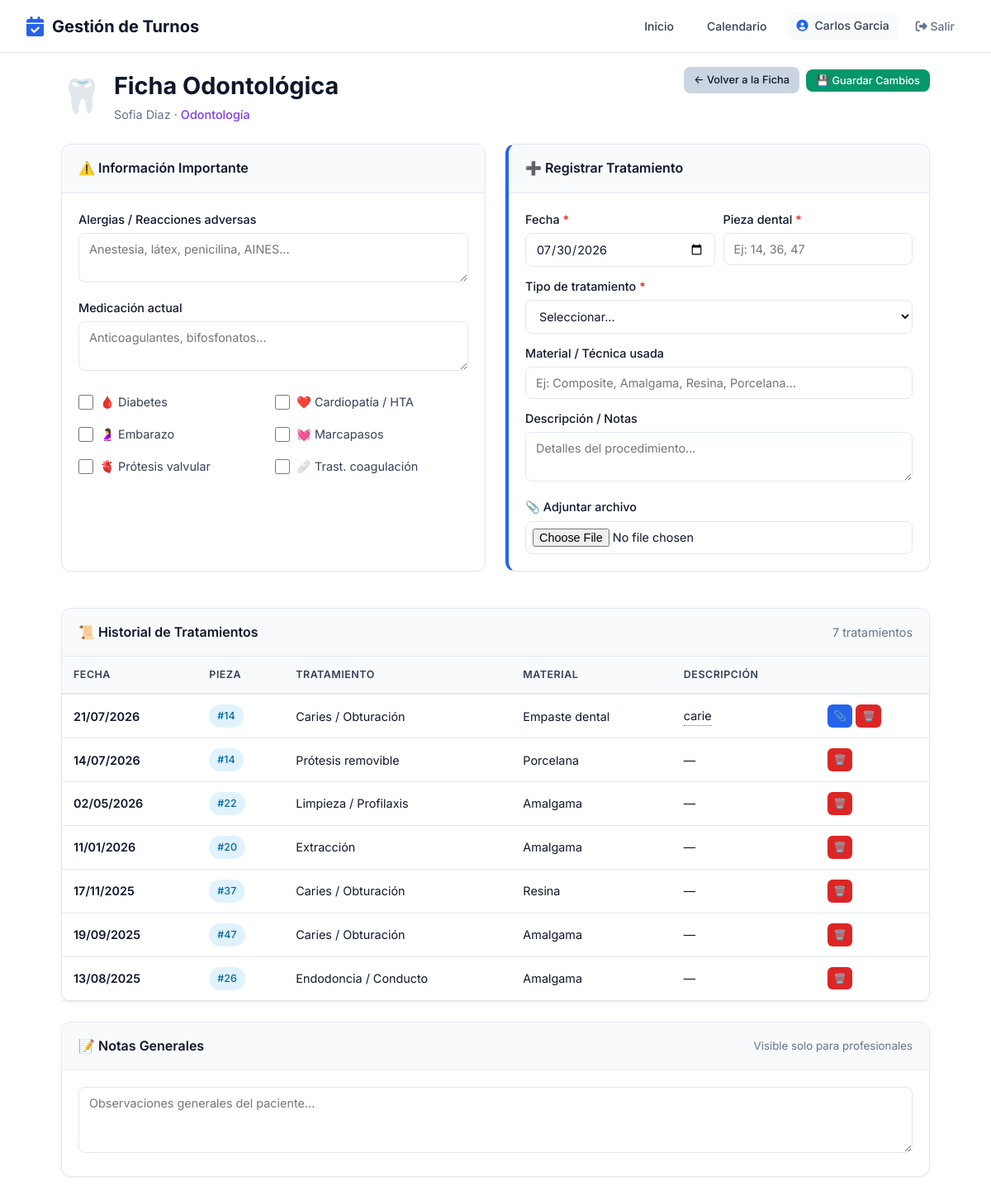
The page /pacientes/69/ficha-tecnica/ (signed in) on the database as committed earlier.
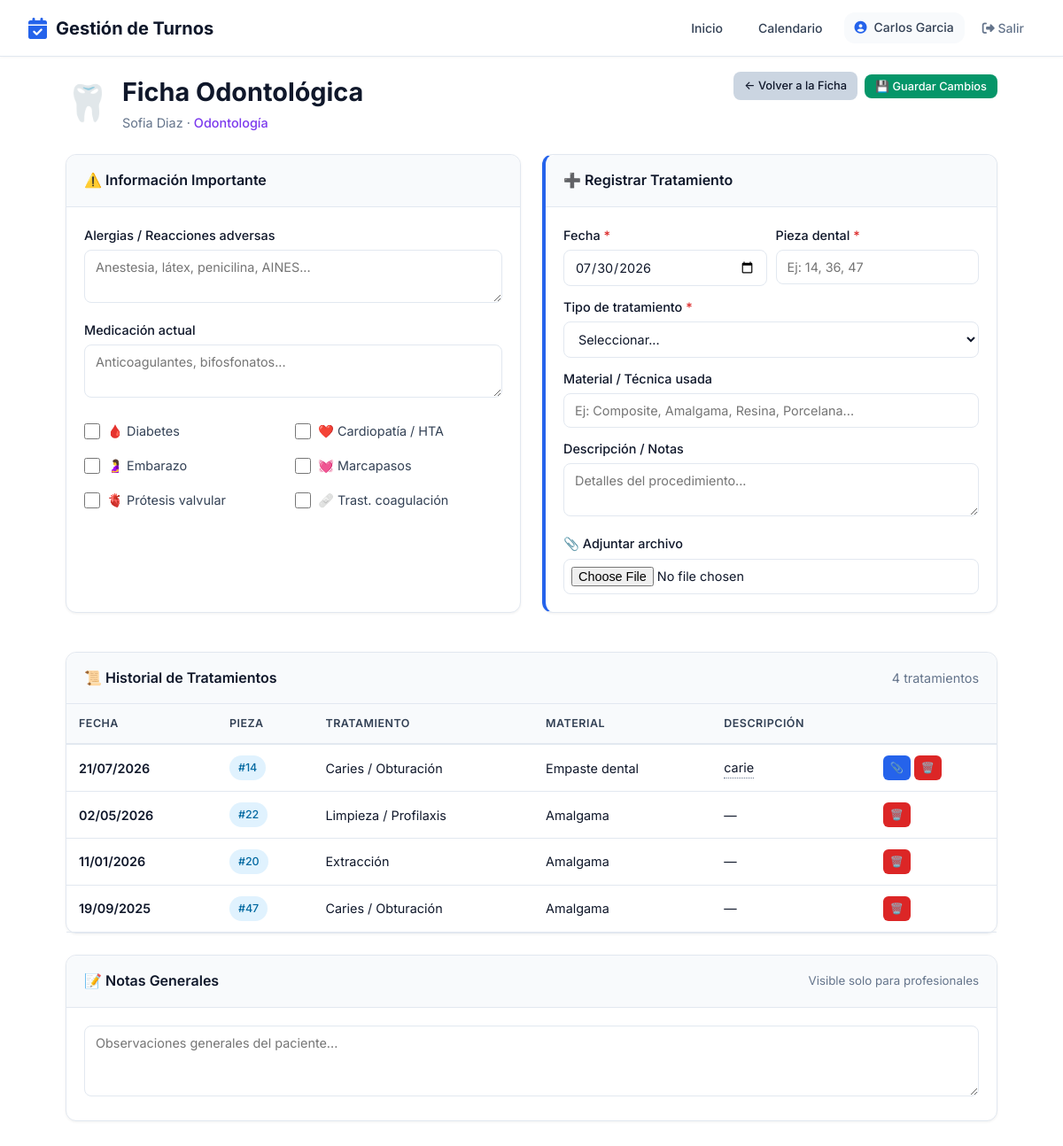
The same page on the database as committed later.
### pacientes/models.py (models this page shows, shortened)
class Paciente(Persona):
    GENEROS = [
        ('M', 'Masculino'),
        ('F', 'Femenino'),
        ('X', 'No binario'),
    ]
    usuario = models.OneToOneField(
        'usuarios.Usuario',
        on_delete=models.SET_NULL,
        null=True,
        blank=True,
        verbose_name='Usuario'
    )
    genero = models.CharField(max_length=1, choices=GENEROS, blank=True, verbose_name='Género')
    direccion = models.CharField(max_length=200, blank=True, verbose_name='Dirección')
    obra_social = models.ForeignKey(
        'obras_sociales.ObraSocial',
        on_delete=models.SET_NULL, null=True, blank=True,
        verbose_name='Obra Social'
    )
    numero_afiliado = models.CharField(max_length=50, blank=True, verbose_name='Número de Afiliado')
    plan_obra_social = models.ForeignKey(
        'obras_sociales.Plan',
        on_delete=models.SET_NULL, null=True, blank=True,
        verbose_name='Plan'
    )
    observaciones = models.TextField(blank=True, verbose_name='Observaciones')
    contacto_emergencia_nombre = models.CharField(max_length=100, blank=True)
    contacto_emergencia_telefono = models.CharField(max_length=20, blank=True)
    class Meta:
        verbose_name = 'Paciente'
        verbose_name_plural = 'Pacientes'
        ordering = ['apellido', 'nombre']

### historias_clinicas/models.py (models this page shows, shortened)
class TratamientoOdontologico(models.Model):
    paciente = models.ForeignKey(
        'pacientes.Paciente',
        on_delete=models.CASCADE,
        related_name='tratamientos_odontologicos'
    )
    profesional = models.ForeignKey(
        'profesionales.Profesional',
        on_delete=models.SET_NULL,
        null=True,
        related_name='tratamientos_realizados'
    )
    fecha = models.DateField(default=date.today)
    pieza_dental = models.CharField(max_length=10, verbose_name='Pieza dental')
    archivo = models.FileField(upload_to='tratamientos_odontologicos/%Y/%m/', null=True, blank=True)
    TIPO_TRATAMIENTO = [
        ('caries', 'Caries / Obturación'),
        ('endodoncia', 'Endodoncia / Conducto'),
        ('extraccion', 'Extracción'),
        ('corona', 'Corona / Prótesis fija'),
        ('puente', 'Puente'),
        ('implante', 'Implante'),
        ('protesis_removible', 'Prótesis removible'),
        ('ortodoncia', 'Ortodoncia / Brackets'),
        ('blanqueamiento', 'Blanqueamiento'),
        ('sellador', 'Sellador / Prevención'),
        ('limpieza', 'Limpieza / Profilaxis'),
        ('tratamiento_encia', 'Tratamiento de encías'),
        ('otro', 'Otro'),
    ]
    tipo_tratamiento = models.CharField(max_length=30, choices=TIPO_TRATAMIENTO)
    descripcion = models.TextField(blank=True)
    material_usado = models.CharField(max_length=100, blank=True, verbose_name='Material usado')
    costo = models.DecimalField(max_digits=10, decimal_places=2, null=True, blank=True)
    requiere_seguimiento = models.BooleanField(default=False)
    fecha_proximo_control = models.DateField(null=True, blank=True)
    completado = models.BooleanField(default=True)
    creado = models.DateTimeField(auto_now_add=True)
    class Meta:
        ordering = ['-fecha']
        verbose_name = 'Tratamiento Odontológico'
        verbose_name_plural = 'Tratamientos Odontológicos'

### pacientes/views.py (the view, shortened to what this page needs)
# urls.py: path('<int:paciente_id>/ficha-tecnica/', views.ficha_tecnica, name='ficha_tecnica'),
@login_required
def ficha_tecnica(request, paciente_id):
    if request.user.rol not in ['profesional', 'secretaria']:
        messages.error(request, 'No tenés acceso.')
        return redirect('home')
    paciente = get_object_or_404(Paciente, id=paciente_id)
    if request.user.rol == 'profesional':
        profesional = get_object_or_404(Profesional, usuario=request.user)
    else:
        profesional = Profesional.objects.first()
    ficha_tecnica, created = FichaTecnica.objects.get_or_create(
        paciente=paciente,
        defaults={
            'profesional': profesional,
            'especialidad': profesional.especialidad if profesional else 'general'
        }
    )
    templates_por_especialidad = {
    'odontologia': 'pacientes/fichas_especialidades/odontologia.html',
    'kinesiologia': 'pacientes/fichas_especialidades/kinesiologia.html',
    'nutricion': 'pacientes/fichas_especialidades/nutricion.html',
    'fonoaudiologia': 'pacientes/fichas_especialidades/fonoaudiologia.html',
    }
    especialidad = profesional.especialidad if profesional else 'general'
    template = templates_por_especialidad.get(
        especialidad,
        'pacientes/fichas_especialidades/default.html'
    )
    context = {
        'paciente': paciente,
        'ficha_tecnica': ficha_tecnica,
        'profesional': profesional,
        'hoy': date.today(),
        'notas': paciente.notas_clinicas.all(),
        'consultas': paciente.consultas_nutricionales.all() if especialidad == 'nutricion' else None,
        'evaluaciones': paciente.evaluaciones_fonoaudiologicas.all() if especialidad == 'fonoaudiologia' else None,
    }
    return render(request, template, context)

### core_app/models.py (called while the page is built)
    @property
    def nombre_completo(self):
        return f"{self.nombre} {self.apellido}"

### pacientes/templates/pacientes/fichas_especialidades/odontologia.html (shortened to what the changed rows need)
{% extends 'pacientes/fichas_especialidades/base_ficha_tecnica.html' %}
{% load static %}
{% block ficha_titulo %}Ficha Odontológica{% endblock %}
{% block ficha_contenido %}
<div class="ficha-card" style="margin-top: 24px;">
    <div class="ficha-card-header">
        <h3>📜 Historial de Tratamientos</h3>
        {% if paciente.tratamientos_odontologicos.all %}
        <span style="color: var(--text-muted); font-size: 0.9rem;">
            {{ paciente.tratamientos_odontologicos.count }} tratamiento{{ paciente.tratamientos_odontologicos.count|pluralize:"s" }}
        </span>
        {% endif %}
    </div>
    {% if paciente.tratamientos_odontologicos.all %}
    <div class="ficha-tabla-container">
        <table class="ficha-tabla">
            <thead>
                <tr>
                    <th>Fecha</th>
                    <th>Pieza</th>
                    <th>Tratamiento</th>
                    <th>Material</th>
                    <th>Descripción</th>
                    <th></th>
                </tr>
            </thead>
            <tbody>
                {% for t in paciente.tratamientos_odontologicos.all %}
                <tr>
                    <td class="fecha-col">{{ t.fecha|date:"d/m/Y" }}</td>
                    <td><span class="ficha-badge ficha-badge-info">#{{ t.pieza_dental }}</span></td>
                    <td>{{ t.get_tipo_tratamiento_display }}</td>
                    <td>{{ t.material_usado|default:"—" }}</td>
                    <td>{% if t.descripcion %}<span class="ficha-tooltip" data-tooltip="{{ t.descripcion|escapejs }}">{{ t.descripcion|truncatechars:40 }}</span>{% else %}—{% endif %}</td>
                    <td>
                        <div style="display: flex; gap: 4px;">
                            {% if t.archivo %}
                            <a href="{{ t.archivo.url }}" class="btn btn-info ficha-btn-xs" target="_blank" title="Ver archivo">📎</a>
                            {% endif %}
                            <a href="{% url 'eliminar_tratamiento_odontologico' t.id %}" class="btn btn-danger ficha-btn-xs"
                               onclick="return confirm('¿Eliminar este tratamiento?')">🗑️</a>
                        </div>
                    </td>
                </tr>
                {% endfor %}
            </tbody>
        </table>
    </div>
    {% else %}
    <div class="ficha-empty">
        <p>📭 Sin tratamientos registrados</p>
        <small>Registrá un nuevo tratamiento y se agregará al historial automáticamente.</small>
    </div>
    {% endif %}
</div>
{% endblock %}

### pacientes/templates/pacientes/fichas_especialidades/base_ficha_tecnica.html (shortened to what this page needs)
{% extends 'core_app/base.html' %}
{% load static %}
{% block extra_css %}
    <link rel="stylesheet" href="{% static 'css/pages/fichas_tecnicas.css' %}">
{% endblock %}
{% block content %}
<div class="ficha-tecnica-page">
    <div class="ficha-header">
        <div class="ficha-header-info">
            <span class="ficha-header-icono">{% block ficha_icon %}📋{% endblock %}</span>
            <div class="ficha-header-texto">
                <h1>{% block ficha_titulo %}Ficha Técnica{% endblock %}</h1>
                <p>
                    {{ paciente.nombre_completo }} ·
                    <span class="especialidad-badge">{% block ficha_especialidad %}{% endblock %}</span>
                </p>
            </div>
        </div>
        <div class="ficha-header-acciones">
            <a href="{% url 'ficha_paciente' paciente.id %}" class="btn btn-secondary btn-sm">
                ← Volver a la Ficha
            </a>
            <button type="submit" form="ficha-tecnica-form" class="btn btn-success btn-sm">
                💾 Guardar Cambios
            </button>
        </div>
    </div>
    <form id="ficha-tecnica-form" method="post" enctype="multipart/form-data">
        {% block ficha_contenido %}{% endblock %}
        <div class="ficha-card" style="margin-top: 24px;">
            <div class="ficha-card-header">
                <h3>📝 Notas Generales</h3>
                <small style="color: var(--text-muted);">Visible solo para profesionales</small>
            </div>
            <div class="ficha-card-body">
                <textarea name="notas_generales" rows="3"
                          class="ficha-textarea"
                          style="min-height: 80px;"
                          placeholder="Observaciones generales del paciente...">{{ ficha_tecnica.notas_generales|default:'' }}</textarea>
            </div>
        </div>
    </form>
</div>
{% endblock %}

Rows that differ between the two databases and show on the page:
removed TratamientoOdontologico: fecha "14/07/2026", pieza_dental "14", tipo_tratamiento "Prótesis removible", material_usado "Porcelana"
removed TratamientoOdontologico: fecha "17/11/2025", pieza_dental "37", tipo_tratamiento "Caries / Obturación", material_usado "Resina"
removed TratamientoOdontologico: fecha "13/08/2025", pieza_dental "26", tipo_tratamiento "Endodoncia / Conducto", material_usado "Amalgama"
computed for Paciente "Sofia Diaz": tratamientos_odontologicos.count "7" → "4"
